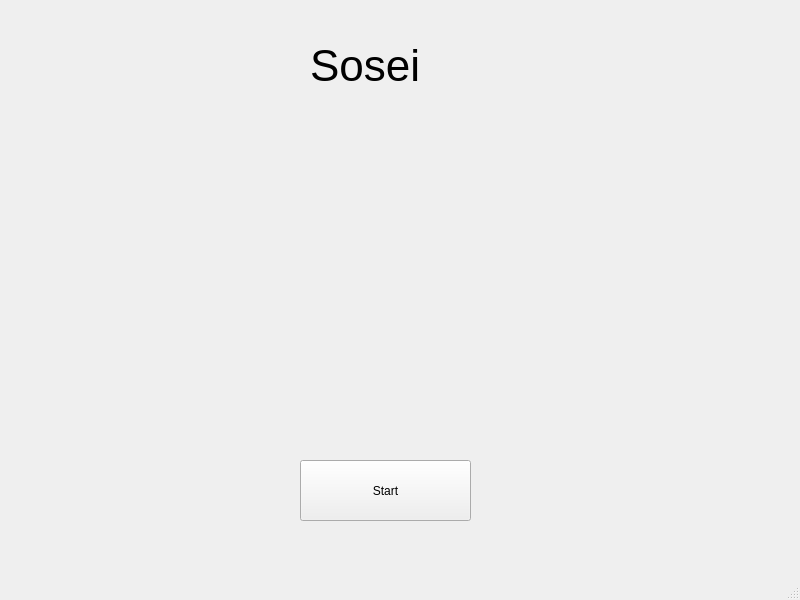
<?xml version="1.0" encoding="UTF-8"?>
<ui version="4.0">
 <class>MainWindow</class>
 <widget class="QMainWindow" name="MainWindow">
  <property name="geometry">
   <rect>
    <x>0</x>
    <y>0</y>
    <width>800</width>
    <height>600</height>
   </rect>
  </property>
  <property name="windowTitle">
   <string>MainWindow</string>
  </property>
  <property name="autoFillBackground">
   <bool>false</bool>
  </property>
  <widget class="QWidget" name="centralwidget">
   <widget class="QPushButton" name="btn1">
    <property name="geometry">
     <rect>
      <x>300</x>
      <y>460</y>
      <width>171</width>
      <height>61</height>
     </rect>
    </property>
    <property name="cursor">
     <cursorShape>ArrowCursor</cursorShape>
    </property>
    <property name="text">
     <string>Start</string>
    </property>
   </widget>
   <widget class="QLabel" name="l1">
    <property name="geometry">
     <rect>
      <x>310</x>
      <y>40</y>
      <width>131</width>
      <height>51</height>
     </rect>
    </property>
    <property name="font">
     <font>
      <pointsize>33</pointsize>
      <italic>false</italic>
     </font>
    </property>
    <property name="text">
     <string>Sosei</string>
    </property>
   </widget>
  </widget>
  <widget class="QMenuBar" name="menubar">
   <property name="geometry">
    <rect>
     <x>0</x>
     <y>0</y>
     <width>800</width>
     <height>26</height>
    </rect>
   </property>
  </widget>
  <widget class="QStatusBar" name="statusbar"/>
 </widget>
 <resources/>
 <connections/>
</ui>
